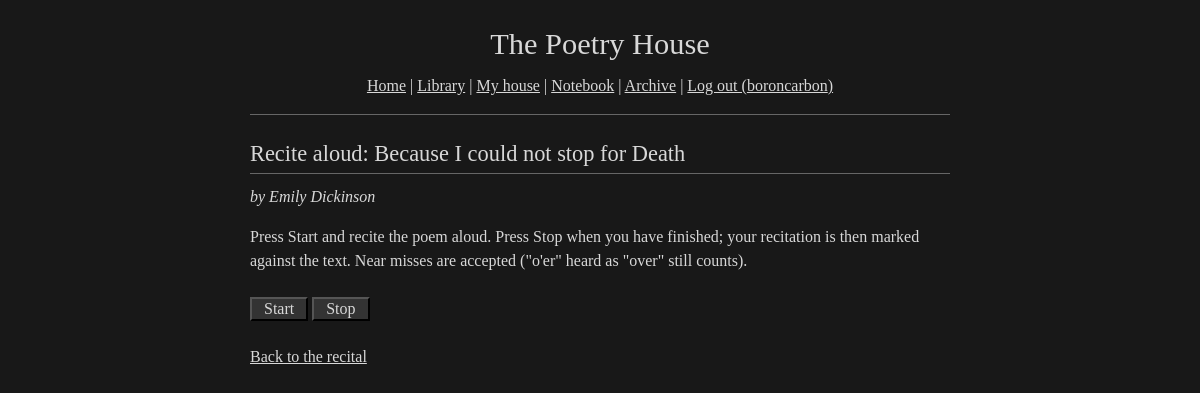
The app's page /recital/27/aloud (signed in) with its own data.
### tables this page shows
CREATE TABLE poems (
    id INTEGER PRIMARY KEY AUTOINCREMENT,
    title TEXT NOT NULL,
    author_name TEXT,
    body TEXT NOT NULL,
    period TEXT,
    movement TEXT,
    year_written INTEGER,
    source TEXT,
    is_public_domain INTEGER NOT NULL DEFAULT 1,
    is_public INTEGER NOT NULL DEFAULT 1,
    created_by_user_id INTEGER,
    created_at TEXT NOT NULL DEFAULT CURRENT_TIMESTAMP,
    FOREIGN KEY (created_by_user_id) REFERENCES users(id)
);

### app.py (the view)
@app.route("/recital/<int:poem_id>/aloud")
@login_required
def recital_aloud(poem_id):
    poem = db.get_poem(poem_id)
    if not poem:
        return redirect(url_for("recital_pick"))
    return render_template("recital_aloud.html", poem=poem)

### app.py (called while the page is built)
def login_required(f):
    @wraps(f)
    def decorated(*args, **kwargs):
        if "user_id" not in session:
            return redirect(url_for("login"))
        return f(*args, **kwargs)
    return decorated

### db.py (called while the page is built)
def get_db():
    conn = sqlite3.connect(DB_PATH)
    conn.row_factory = sqlite3.Row
    conn.execute("PRAGMA foreign_keys = ON")
    return conn

def get_poem(poem_id):
    conn = get_db()
    row = conn.execute("SELECT * FROM poems WHERE id = ?", (poem_id,)).fetchone()
    conn.close()
    return dict(row) if row else None

### templates/recital_aloud.html (shortened to what this page needs)
{% extends "base.html" %}
{% block content %}
<h2>Recite aloud: {{ poem.title }}</h2>
{% if poem.author_name %}
<p class="byline">by {{ poem.author_name }}</p>
{% endif %}
<p>Press Start and recite the poem aloud. Press Stop when you have finished;
your recitation is then marked against the text. Near misses are accepted
("o'er" heard as "over" still counts).</p>
<p>
  <button type="button" id="start-btn">Start</button>
  <button type="button" id="stop-btn" disabled>Stop</button>
</p>
<p><a href="{{ url_for('recital', poem_id=poem.id) }}">Back to the recital</a></p>
{% endblock %}

### static/style.css (style rules this page uses)
body { background: #181818; color: #d8d8d8; font-family: Georgia, 'Times New Roman', Times, serif; font-size: 16px; line-height: 1.5; margin: 0; padding: 16px; }
a:link, a:visited { color: inherit; text-decoration: underline; }
h1, h2, h3 { font-weight: normal; }
h2 { font-size: 1.4em; border-bottom: 1px solid #666666; padding-bottom: 2px; margin: 1em 0 0.5em 0; }
.byline { font-style: italic; margin: 0 0 1em 0; }
button { font-family: inherit; font-size: 1em; color: #d8d8d8; background: #333333; border: 2px outset #555555; border-radius: 0; padding: 1px 12px; margin: 0.5em 0; }

### records on screen
poems: title "Because I could not stop for Death", author_name "Emily Dickinson"

### other values on screen
{{ session.username }} "boroncarbon"
